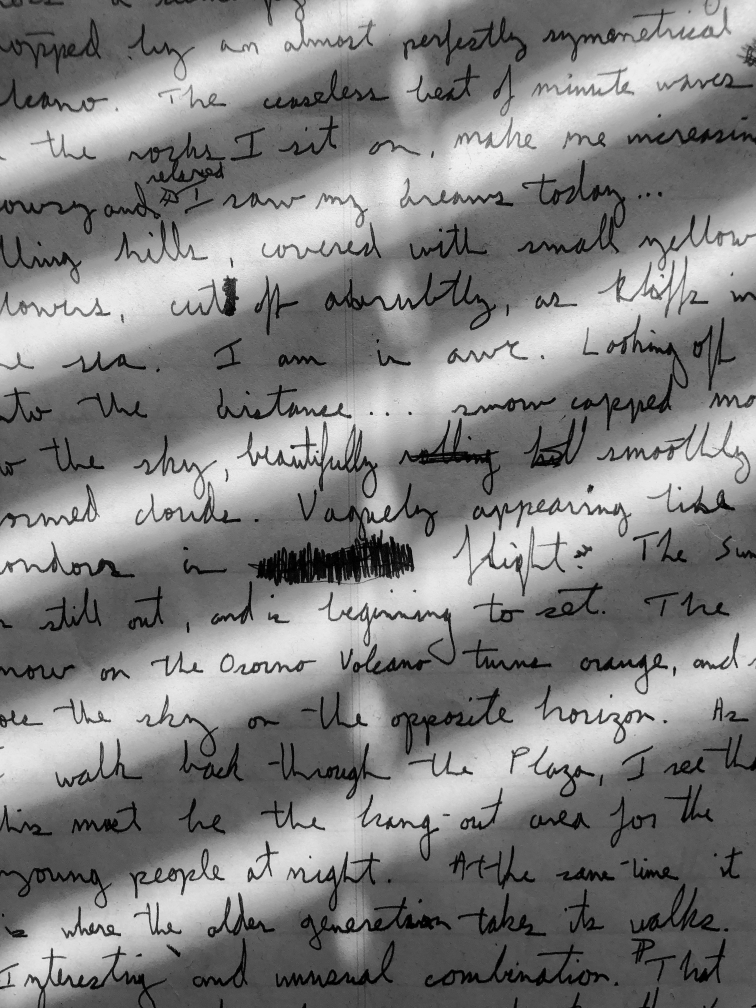
#> input picture threshold/handwritten.jpg, 3024 x 4032 px, found by its file name (shown at 1/4 size)
$ python adaptive_threshold.py
#> lines starting #> are read from the running program, lines starting #| are printed output that depends on the picture; after the words box and inside, x2 and y2 are one past the last pixel; in counts of white or black regions, pixels touching at a corner belong together
import os

import cv2

img = cv2.imread(os.path.join('.', 'threshold', 'handwritten.jpg'))
#> img is the input picture: shape (4032, 3024, 3); mean B, G, R 129.6, 129.6, 129.6

img = cv2.resize(img, (378, 504))
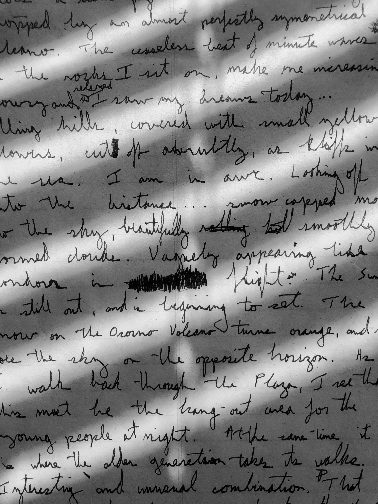
#> img: shape (504, 378, 3); mean B, G, R 129.7, 129.7, 129.7

img_gray = cv2.cvtColor(img, cv2.COLOR_BGR2GRAY)

adaptive_thresh = cv2.adaptiveThreshold(img_gray, 255, cv2.ADAPTIVE_THRESH_GAUSSIAN_C, cv2.THRESH_BINARY, 21, 30)
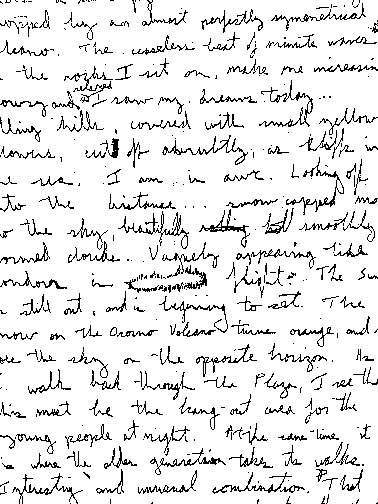
#> adaptive_thresh: shape (504, 378); 90.6% white; black in thin lines or dots
ret, simple_thresh = cv2.threshold(img_gray, 80, 255, cv2.THRESH_BINARY)
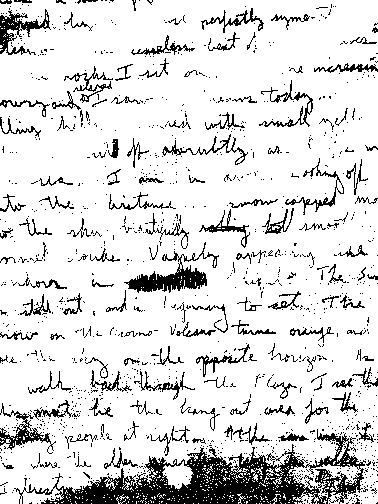
#> simple_thresh: shape (504, 378); 86.1% white; black in thin lines or dots

cv2.imshow('img', img)
cv2.imshow('adaptive_thresh', adaptive_thresh)
cv2.imshow('simple_thresh', simple_thresh)
cv2.waitKey(0)
